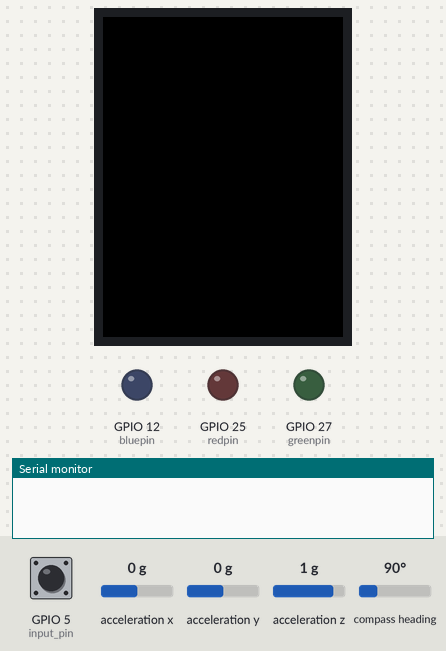
Bench run of a sketch on a simulated ESP32. Shown: 240×320 colour display, output pins drawn as LEDs (lit = HIGH), the last lines printed to the serial monitor. The test bench sets the inputs (shaded band); at power-on: GPIO 5 (input_pin) HIGH, acceleration x 0 g, acceleration y 0 g, acceleration z 1 g, compass heading 90°.

Above: at 0.1 s.
At 2.5 s:
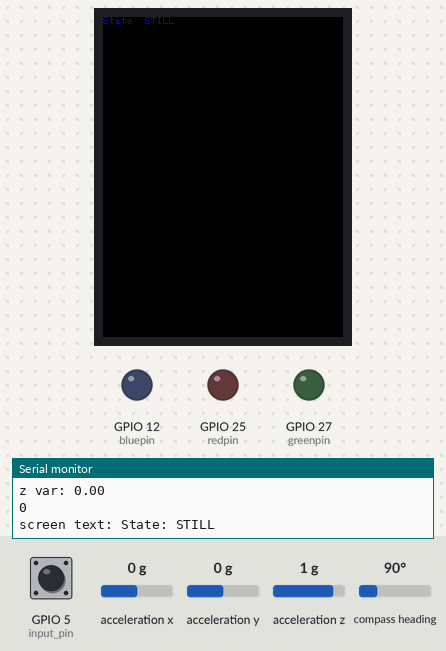
2.6 s: GPIO 5 (input_pin) pulled LOW for 0.15 s
At 3.6 s:
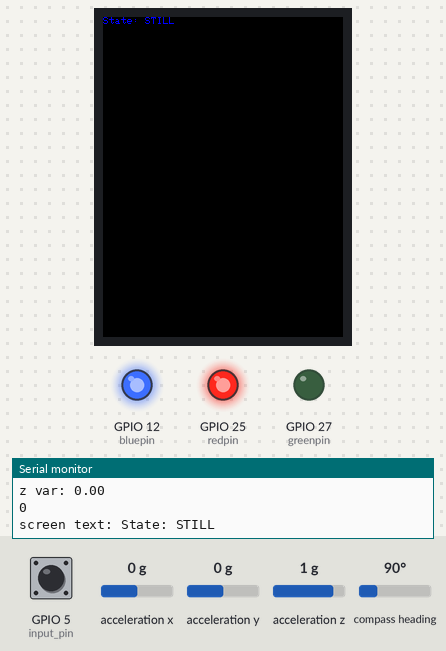
Timing chart, 0 to 5.6 s (numbered marks = the images above; inputs shaded):
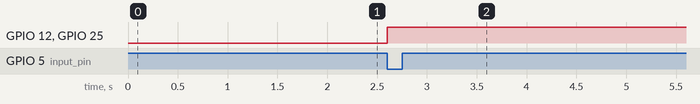

The sketch:

inference.ino
```cpp
#include<math.h>
#include<string.h>
#include <TFT_eSPI.h> // Graphics and font library for ST7735 driver chip
#include <SPI.h>
#include <Wire.h>
#include <Adafruit_Sensor.h>
#include <Adafruit_BNO055.h>
#include <utility/imumaths.h>


TFT_eSPI tft = TFT_eSPI();  // Invoke library, pins defined in User_Setup.h
Adafruit_BNO055 bno = Adafruit_BNO055(55);

// states for doing post request
//#define IDLE 0
//#define SEND 1


// states for the button press counter
//#define START 0
//#define DOWN 1
//#define WAIT_FOR_UP 2
//#define UP 3
//#define COMPLETE_PRESS 4
//#define EXECUTE 5


// motion sates
#define STILL 0
#define WALK 1
#define FALL 2

float WALK_THRESHOLD = 0.07;
float FALL_THRESHOLD = 30.0;
int change_motion_state = 0;

char network[] = "EECS_Labs";  //SSID for 6.08 Lab
char password[] = ""; //Password for 6.08 Lab

const uint8_t LOOP_PERIOD = 10; //milliseconds
uint32_t primary_timer = 0;
//float x,y,z; //variables for grabbing x,y,and z values

//const int NUM_OF_VALUES = 50;
//const int VALUES_ARRAY_SIZE = 7*NUM_OF_VALUES + 100;
//char x_values[VALUES_ARRAY_SIZE]; //char array buffer to hold HTTP request
//char y_values[VALUES_ARRAY_SIZE]; //char array buffer to hold HTTP response
//char z_values[VALUES_ARRAY_SIZE]; //char array buffer to hold HTTP request

//const int HTTP_BODY_SIZE = 3*VALUES_ARRAY_SIZE + 100;
//char body[HTTP_BODY_SIZE]; //for body

//Some constants and some resources:
//const int RESPONSE_TIMEOUT = 6000; //ms to wait for response from host
//const int POSTING_PERIOD = 6000; //periodicity of getting a number fact.
//const uint16_t IN_BUFFER_SIZE = 1800; //size of buffer to hold HTTP request
//const uint16_t OUT_BUFFER_SIZE = 1000; //size of buffer to hold HTTP response
//char request_buffer[IN_BUFFER_SIZE]; //char array buffer to hold HTTP request
//char response_buffer[OUT_BUFFER_SIZE]; //char array buffer to hold HTTP response

const int input_pin = 5;

//int post_state;
//int no_of_instances;
//char human_state[10];
//int post_requests_sent;
int motion_state;

const int COUNTS_TO_AVG = 20;
const int NO_OF_AXES = 3;

//float current[3];
//float previous[3];
//float before_previous[3];
//float average[3];

float accel_data[NO_OF_AXES][COUNTS_TO_AVG];
int data_array_index;


//int DEBOUNCE_DELAY = 60;
//int NEXT_BUTTON_PRESS_DELAY = 1000;
//int num_count; // number of button presses
//int next_button_press_timer;
//int debounce_timer;


//int button_state;
//bool transmit_data;
char screen_text[100];

int redpin = 25; //select the pin for the red LED
int bluepin =12; // select the pin for the  blue LED
int greenpin = 27;// select the pin for the green LED

const int freq = 5000;
const int channel_red = 0;
const int channel_blue = 1;
const int channel_green = 2;
const int resolution = 8;

void setup(void)
{
  Serial.begin(115200); //for debugging if needed.
  delay(50); //pause to make sure comms get set up
  Wire.begin();
  delay(50); //pause to make sure comms get set up

  pinMode(input_pin, INPUT_PULLUP);
  tft.init(); //initialize the screen
  tft.setRotation(2); //set rotation for our layout
  tft.fillScreen(TFT_BLACK);
  tft.setTextColor(TFT_BLUE, TFT_BLACK);

  Serial.println("Orientation Sensor Test"); Serial.println("");
  /* Initialise the sensor */
  if(!bno.begin())
  {
    /* There was a problem detecting the BNO055 ... check your connections */
    Serial.print("Ooops, no BNO055 detected ... Check your wiring or I2C ADDR!");
    while(1);
  }

  delay(1000);

  bno.setExtCrystalUse(true);
  Serial.println("Setup array");
  for (int i=0; i<NO_OF_AXES; i++){
    for (int j=0; j<COUNTS_TO_AVG; j++){
      accel_data[i][j] = 0;
    }
  }

  Serial.println("Initialize Variables");
//  post_state = IDLE;
//  no_of_instances = 0;
//  post_requests_sent = 0;
//
//  num_count = 0;
//  next_button_press_timer = 0;
//  debounce_timer = 0;

  data_array_index = 1; // set to 1 so that when reaches 0, one set of data is available

//  button_state = START;
//  transmit_data = false;

      // configure LED PWM functionalitites
  ledcSetup(channel_red, freq, resolution);
  ledcSetup(channel_blue, freq, resolution);
  ledcSetup(channel_green, freq, resolution);

  // attach the channel to the GPIO to be controlled
  ledcAttachPin(redpin, channel_red);
  ledcAttachPin(bluepin, channel_blue);
  ledcAttachPin(greenpin, channel_green);

  motion_state = STILL;

  screen_text[0] = '\0';
//  tft.fillScreen(TFT_BLACK);
  tft.setCursor(0,0);
  strcpy(screen_text, "State: STILL  ");
  tft.println(screen_text);
  Serial.println("Ready for looping");
}

void loop()
{
  imu::Vector<3> accelerometer = bno.getVector(Adafruit_BNO055::VECTOR_ACCELEROMETER);

  accel_data[0][data_array_index] = accelerometer.x();
  accel_data[1][data_array_index] = accelerometer.y();
  accel_data[2][data_array_index] = accelerometer.z();

//  Serial.println(accel_data[0][data_array_index]);


//  Serial.print("X: ");
//  Serial.print(accel_data[data_array_index][0]);
//  Serial.print(" Y: ");
//  Serial.print(accel_data[data_array_index][1]);
//  Serial.print(" Z: ");
//  Serial.print(accel_data[data_array_index][0]);
//  Serial.println("");

//  int no_button_presses = button_presses(digitalRead(input_pin));

  if (digitalRead(input_pin)==0){
    motion_state = STILL;
    change_motion_state = 0;
    ledcWrite(channel_red, 255);
    ledcWrite(channel_blue, 255);
    ledcWrite(channel_green, 0);

  }

  if(data_array_index==0){
    float x_variance =  variance(accel_data[0], COUNTS_TO_AVG);
    float y_variance =  variance(accel_data[1], COUNTS_TO_AVG);
    float z_variance =  variance(accel_data[2], COUNTS_TO_AVG);
    Serial.print("z var: ");
    Serial.print(z_variance);
    Serial.println("");
    calculate_motion_state(x_variance, y_variance, z_variance);
    Serial.println(motion_state);
    Serial.print("screen text: ");
    Serial.println(screen_text);
  }

  data_array_index = (data_array_index + 1) % COUNTS_TO_AVG;


  while (millis()-primary_timer<LOOP_PERIOD); //wait for primary timer to increment
  primary_timer = millis();
}

void calculate_motion_state(float x_variance, float y_variance, float z_variance){
//  if (motion_state == FALL){
//    return;
//  }

  if (x_variance > 50 &&
      y_variance > 25 &&
      z_variance > 30){
    motion_state = FALL;
//    strncpy(screen_text, "State: fall    ", sizeof(screen_text));
//    tft.setCursor(0,0);
//    tft.println("fall");
     ledcWrite(channel_red, 0);
     ledcWrite(channel_blue, 255);
     ledcWrite(channel_green, 255);
    return;
  }

  switch(motion_state){
    case STILL:
      if (z_variance > WALK_THRESHOLD){
        change_motion_state += 1;
      }
      else{
        change_motion_state = 0;
      }

      if (change_motion_state >= 4){
        motion_state = WALK;
        change_motion_state = 0;
//        strncpy(screen_text, "State: WALK    ", sizeof(screen_text));

//        tft.setCursor(0,0);
//        tft.println("walk");
       ledcWrite(channel_red, 255);
       ledcWrite(channel_blue, 0);
       ledcWrite(channel_green, 255);
      }
      break;

    case WALK:
      if (z_variance <= WALK_THRESHOLD){
        change_motion_state += 1;
      }
      else{
        change_motion_state = 0;
      }

      if (change_motion_state >= 2){
        motion_state = STILL;
        change_motion_state = 0;
        strncpy(screen_text, "State: STILL    ", sizeof(screen_text));
//        tft.setCursor(0,0);
        tft.println("still");
        ledcWrite(channel_red, 255);
        ledcWrite(channel_blue, 255);
        ledcWrite(channel_green, 0);
      }
      break;
  }

}

float variance(float data_instances[], int array_length){
  float sum = 0;
  float squared_sum = 0;
  for (int i=0; i<array_length; i++){
    sum += data_instances[i];
  }
  float mean = (float)sum/array_length;

  for (int i=0; i<array_length; i++){
    squared_sum += (data_instances[i] - mean)*(data_instances[i] - mean);
  }

  return (float)squared_sum/(array_length-1);
}
```

Measured:
- after the input at 2.6 s, GPIO 12 (bluepin), GPIO 25 (redpin): LOW → HIGH at once
